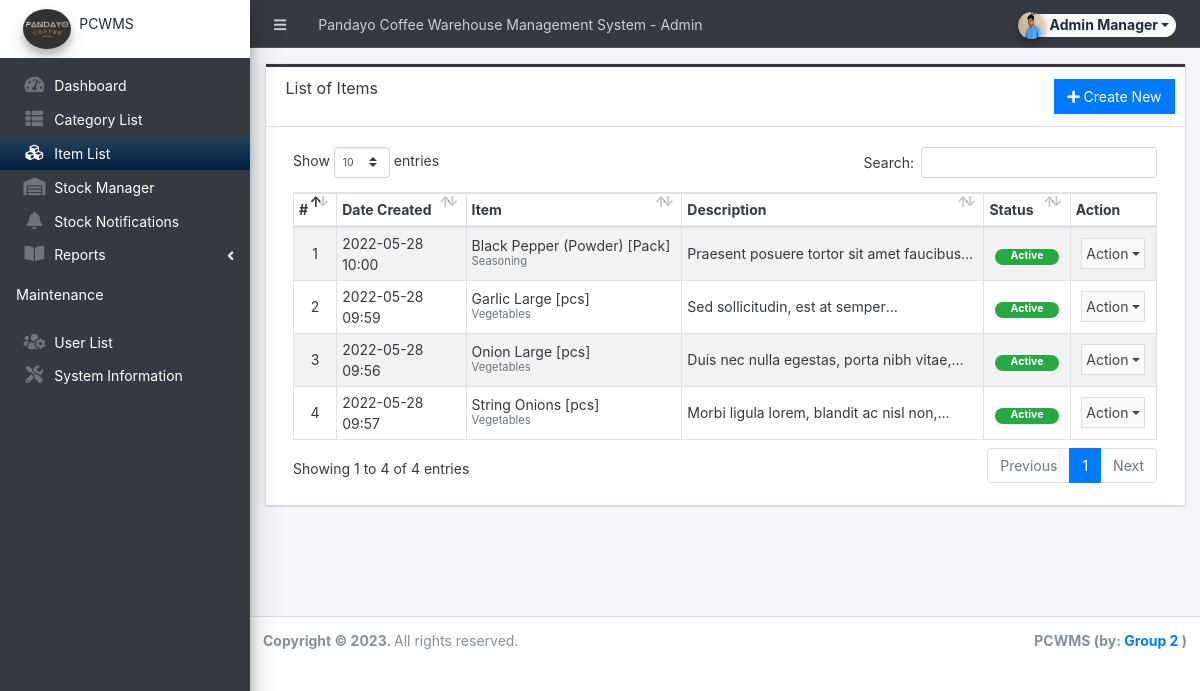
Page /admin/?page=items (signed in) on the committed database.
### tables this page shows
CREATE TABLE `item_list` (
  `id` int(30) NOT NULL,
  `category_id` int(30) NOT NULL,
  `name` text NOT NULL,
  `unit` varchar(250) NOT NULL,
  `description` text NOT NULL,
  `status` tinyint(1) NOT NULL DEFAULT 1,
  `delete_flag` tinyint(1) NOT NULL DEFAULT 0,
  `date_created` datetime NOT NULL DEFAULT current_timestamp(),
  `date_updated` datetime NOT NULL DEFAULT current_timestamp() ON UPDATE current_timestamp()
);

CREATE TABLE `category_list` (
  `id` int(30) NOT NULL,
  `name` text NOT NULL,
  `unit` varchar(250) NOT NULL DEFAULT 'pcs',
  `description` text NOT NULL,
  `status` tinyint(1) NOT NULL DEFAULT 1,
  `delete_flag` tinyint(1) NOT NULL DEFAULT 0,
  `date_created` datetime NOT NULL DEFAULT current_timestamp(),
  `date_updated` datetime NOT NULL DEFAULT current_timestamp() ON UPDATE current_timestamp()
);

### admin/items/index.php (the view, shortened to what this page needs)
<div class="card card-outline rounded-0 card-dark">
	<div class="card-header">
		<h3 class="card-title">List of Items</h3>
		<div class="card-tools">
			<a href="javascript:void(0)" id="create_new" class="btn btn-flat btn-primary"><span class="fas fa-plus"></span>  Create New</a>
		</div>
	</div>
	<div class="card-body">
        <div class="container-fluid">
			<table class="table table-hover table-striped table-bordered" id="list">
				<colgroup>
					<col width="5%">
					<col width="15%">
					<col width="25%">
					<col width="35%">
					<col width="10%">
					<col width="10%">
				</colgroup>
				<thead>
					<tr>
						<th>#</th>
						<th>Date Created</th>
						<th>Item</th>
						<th>Description</th>
						<th>Status</th>
						<th>Action</th>
					</tr>
				</thead>
				<tbody>
					<?php
					$i = 1;
						$qry = $conn->query("SELECT i.*, c.name as `category` from `item_list` i inner join category_list c on i.category_id = c.id where i.delete_flag = 0 order by i.`name` asc ");
						while($row = $qry->fetch_assoc()):
					?>
						<tr>
							<td class="text-center"><?php echo $i++; ?></td>
							<td><?php echo date("Y-m-d H:i",strtotime($row['date_created'])) ?></td>
							<td class="">
								<div style="line-height:1em">
									<div><?= $row['name'] ?> [<?= $row['unit'] ?>]</div>
									<div><small class="text-muted"><?= $row['category'] ?></small></div>
								</div>
							</td>
							<td class=""><p class="mb-0 truncate-1"><?= strip_tags(htmlspecialchars_decode($row['description'])) ?></p></td>
							<td class="text-center">
                                <?php if($row['status'] == 1): ?>
                                    <span class="badge badge-success px-3 rounded-pill">Active</span>
                                <?php else: ?>
                                    <span class="badge badge-danger px-3 rounded-pill">Inactive</span>
                                <?php endif; ?>
                            </td>
							<td align="center">
								 <button type="button" class="btn btn-flat p-1 btn-default btn-sm dropdown-toggle dropdown-icon" data-toggle="dropdown">
				                  		Action
				                  </button>
							</td>
						</tr>
					<?php endwhile; ?>
				</tbody>
			</table>
		</div>
	</div>
</div>

### rows in the picture
item_list: date_created "2022-05-28 10:00", name "Black Pepper (Powder)", unit "Pack", category.name "Seasoning", description "Praesent posuere tortor sit amet…", status "Active"
item_list: date_created "2022-05-28 09:59", name "Garlic Large", unit "pcs", category.name "Vegetables", description "Sed sollicitudin, est at…", status "Active"
item_list: date_created "2022-05-28 09:56", name "Onion Large", unit "pcs", category.name "Vegetables", description "Duis nec nulla egestas, porta nibh…", status "Active"
item_list: date_created "2022-05-28 09:57", name "String Onions", unit "pcs", category.name "Vegetables", description "Morbi ligula lorem, blandit ac nisl…", status "Active"

### other values in the picture
$_settings->info('name') "Pandayo Coffee Warehouse Management System"
$_settings->userdata('firstname').' '.$_settings->userdata('lastname') "Admin Manager"
$_settings->info('short_name') "PCWMS"
